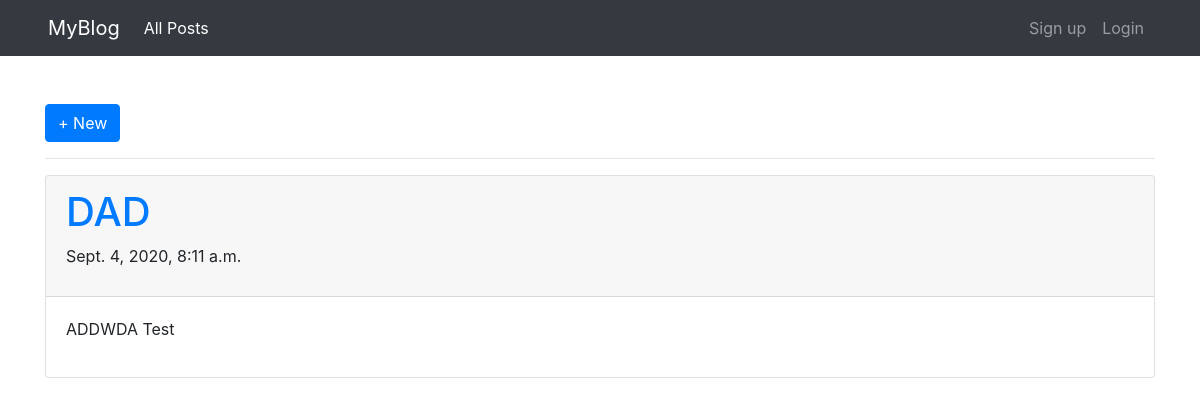
The app's page /posts/, older data.
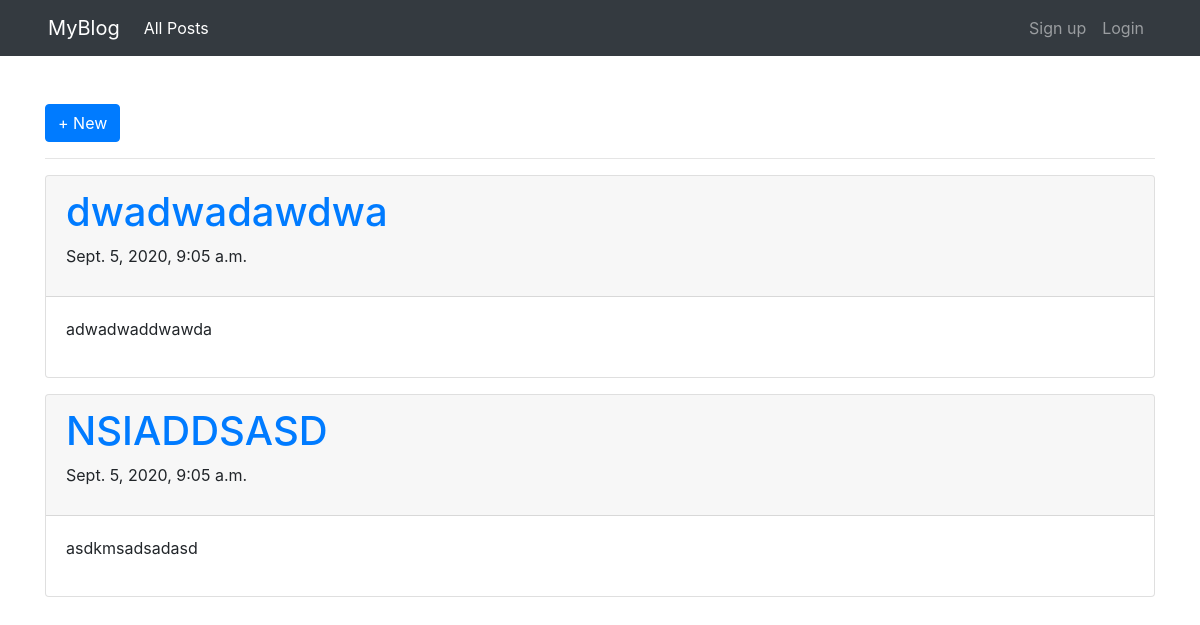
The same page, newer data.
### blog/models.py (models this page shows, shortened)
class Post(models.Model):
    post_title = models.CharField(max_length=100)
    post_content = models.CharField(max_length=250)
    created_at = models.DateTimeField(auto_now_add=True)
    author = models.ForeignKey(settings.AUTH_USER_MODEL, on_delete=models.CASCADE, default=1)

### blog/views.py (the view)
# urls.py: path('posts/', views.all_posts, name='posts'),
def all_posts(request):
    posts = Post.objects.all()
    return render(request, 'blog/posts.html', {
        'posts': posts,
        'nav': 'all_posts'
    })

### blog/templates/blog/posts.html
{% extends 'blog/main.html' %}
{% block content %}
<a class="btn btn-primary" href="{% url 'new' %}">+ New</a>
<hr>
{% if posts %}
    {% for post in posts %}
    <div class="card mb-3">
        <div class="card-header">
            <h1><a href="{% url 'detail' post.id %}">{{ post.post_title }}</a></h1>
            <p>{{ post.created_at }}</p>
        </div>
        <p class="card-body">{{ post.post_content }}</p>
    </div>
    {% endfor %}
{% else %}
    <p>There's no posts! Please add</p>
{% endif %}
{% endblock %}

Row changes from the older to the newer data that the page shows:
removed Post: post_title "DAD", created_at "Sept. 4, 2020, 8:11 a.m.", post_content "ADDWDA Test"
added Post: post_title "dwadwadawdwa", created_at "Sept. 5, 2020, 9:05 a.m.", post_content "adwadwaddwawda"
added Post: post_title "NSIADDSASD", created_at "Sept. 5, 2020, 9:05 a.m.", post_content "asdkmsadsadasd"
